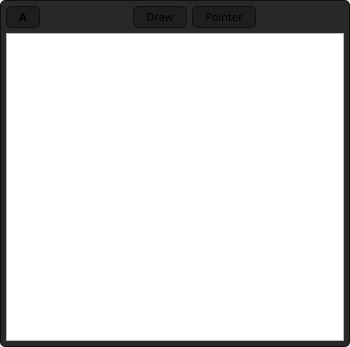
<?xml version="1.0" encoding="UTF-8"?>
<ui version="4.0">
 <class>LibraryWidget</class>
 <widget class="QWidget" name="LibraryWidget">
  <property name="geometry">
   <rect>
    <x>0</x>
    <y>0</y>
    <width>350</width>
    <height>347</height>
   </rect>
  </property>
  <property name="minimumSize">
   <size>
    <width>250</width>
    <height>0</height>
   </size>
  </property>
  <property name="maximumSize">
   <size>
    <width>350</width>
    <height>16777215</height>
   </size>
  </property>
  <property name="windowTitle">
   <string>Form</string>
  </property>
  <property name="styleSheet">
   <string notr="true">#centralwidget {
	border: 1px Solid #0f0f0f;	
	border-radius: 5px;
background-color: #282828;
}

QPushButton {
	background-color: #1e1e1e;
	border: 1px Solid #0f0f0f;	
	border-radius: 5px;
	padding: 2px;
	padding-left: 12px;
	padding-right: 12px;
	font-size: 11px;
}</string>
  </property>
  <layout class="QVBoxLayout" name="verticalLayout_2">
   <property name="spacing">
    <number>0</number>
   </property>
   <property name="leftMargin">
    <number>0</number>
   </property>
   <property name="topMargin">
    <number>0</number>
   </property>
   <property name="rightMargin">
    <number>0</number>
   </property>
   <property name="bottomMargin">
    <number>0</number>
   </property>
   <item>
    <widget class="QFrame" name="centralwidget">
     <property name="frameShape">
      <enum>QFrame::StyledPanel</enum>
     </property>
     <property name="frameShadow">
      <enum>QFrame::Raised</enum>
     </property>
     <layout class="QVBoxLayout" name="verticalLayout">
      <property name="spacing">
       <number>5</number>
      </property>
      <property name="leftMargin">
       <number>5</number>
      </property>
      <property name="topMargin">
       <number>5</number>
      </property>
      <property name="rightMargin">
       <number>5</number>
      </property>
      <property name="bottomMargin">
       <number>5</number>
      </property>
      <item>
       <layout class="QHBoxLayout" name="horizontalLayout_3">
        <property name="spacing">
         <number>5</number>
        </property>
        <property name="leftMargin">
         <number>0</number>
        </property>
        <property name="topMargin">
         <number>0</number>
        </property>
        <item>
         <widget class="QPushButton" name="pushButton_5">
          <property name="font">
           <font>
            <family>SF Display</family>
            <pointsize>-1</pointsize>
            <weight>75</weight>
            <bold>true</bold>
           </font>
          </property>
          <property name="contextMenuPolicy">
           <enum>Qt::CustomContextMenu</enum>
          </property>
          <property name="text">
           <string>A</string>
          </property>
         </widget>
        </item>
        <item>
         <spacer name="horizontalSpacer">
          <property name="orientation">
           <enum>Qt::Horizontal</enum>
          </property>
          <property name="sizeHint" stdset="0">
           <size>
            <width>40</width>
            <height>20</height>
           </size>
          </property>
         </spacer>
        </item>
        <item>
         <widget class="QPushButton" name="pushButton_4">
          <property name="font">
           <font>
            <family>SF Display</family>
            <pointsize>-1</pointsize>
            <weight>50</weight>
            <bold>false</bold>
           </font>
          </property>
          <property name="text">
           <string>Draw</string>
          </property>
         </widget>
        </item>
        <item>
         <widget class="QPushButton" name="pushButton_3">
          <property name="font">
           <font>
            <family>SF Display</family>
            <pointsize>-1</pointsize>
            <weight>50</weight>
            <bold>false</bold>
           </font>
          </property>
          <property name="contextMenuPolicy">
           <enum>Qt::CustomContextMenu</enum>
          </property>
          <property name="text">
           <string>Pointer</string>
          </property>
         </widget>
        </item>
        <item>
         <spacer name="horizontalSpacer_2">
          <property name="orientation">
           <enum>Qt::Horizontal</enum>
          </property>
          <property name="sizeHint" stdset="0">
           <size>
            <width>40</width>
            <height>20</height>
           </size>
          </property>
         </spacer>
        </item>
       </layout>
      </item>
      <item>
       <widget class="QTreeWidget" name="treeWidget">
        <attribute name="headerVisible">
         <bool>false</bool>
        </attribute>
        <column>
         <property name="text">
          <string notr="true">1</string>
         </property>
        </column>
       </widget>
      </item>
     </layout>
    </widget>
   </item>
  </layout>
 </widget>
 <resources/>
 <connections/>
</ui>
